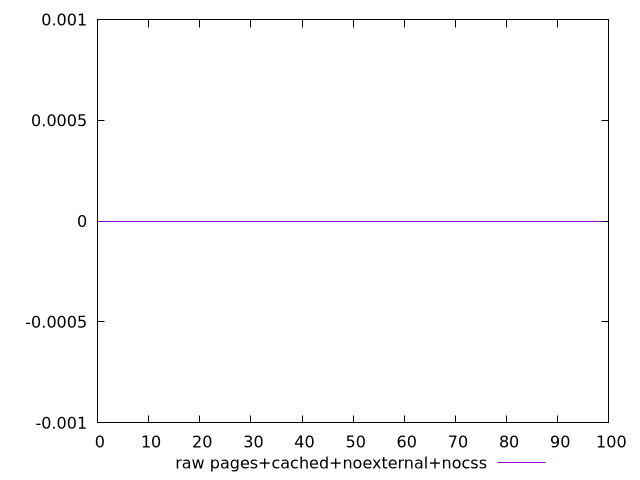

Recreate this plot in gnuplot.
$_rawPagesCachedNoexternalNocss <<EOF
0
0
0
0
0
0
0
0
0
0
0
0
0
0
0
0
0
0
0
0
0
0
0
0
0
0
0
0
0
0
0
0
0
0
0
0
0
0
0
0
0
0
0
0
0
0
0
0
0
0
0
0
0
0
0
0
0
0
0
0
0
0
0
0
0
0
0
0
0
0
0
0
0
0
0
0
0
0
0
0
0
0
0
0
0
0
0
0
0
0
0
0
0
0
0
0
0
0
0
0
EOF
set key outside below
set terminal pngcairo
set output "report_00004_2020-11-02T20-21-41.718Z/redirects/pages+cached+noexternal+nocss//raw.png"
set yrange [-0.001:0.001]
plot $_rawPagesCachedNoexternalNocss title "raw pages+cached+noexternal+nocss" with line ,
